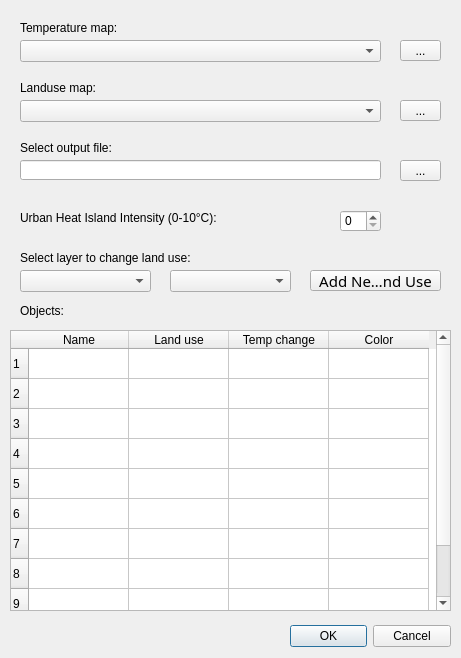
<?xml version="1.0" encoding="UTF-8"?>
<ui version="4.0">
 <class>UHIModelDialogBase</class>
 <widget class="QDialog" name="UHIModelDialogBase">
  <property name="geometry">
   <rect>
    <x>0</x>
    <y>0</y>
    <width>461</width>
    <height>658</height>
   </rect>
  </property>
  <property name="windowTitle">
   <string>uhimodel</string>
  </property>
  <widget class="QDialogButtonBox" name="button_box">
   <property name="geometry">
    <rect>
     <x>290</x>
     <y>620</y>
     <width>161</width>
     <height>32</height>
    </rect>
   </property>
   <property name="styleSheet">
    <string notr="true">font: 11pt &quot;MS Shell Dlg 2&quot;;</string>
   </property>
   <property name="orientation">
    <enum>Qt::Horizontal</enum>
   </property>
   <property name="standardButtons">
    <set>QDialogButtonBox::Cancel|QDialogButtonBox::Ok</set>
   </property>
  </widget>
  <widget class="QComboBox" name="CB_temp">
   <property name="geometry">
    <rect>
     <x>20</x>
     <y>40</y>
     <width>361</width>
     <height>22</height>
    </rect>
   </property>
  </widget>
  <widget class="QComboBox" name="CB_landuse">
   <property name="geometry">
    <rect>
     <x>20</x>
     <y>100</y>
     <width>361</width>
     <height>22</height>
    </rect>
   </property>
  </widget>
  <widget class="QLabel" name="label">
   <property name="geometry">
    <rect>
     <x>20</x>
     <y>20</y>
     <width>141</width>
     <height>16</height>
    </rect>
   </property>
   <property name="styleSheet">
    <string notr="true">font: 11pt &quot;MS Shell Dlg 2&quot;;</string>
   </property>
   <property name="text">
    <string>Temperature map:</string>
   </property>
  </widget>
  <widget class="QLabel" name="label_2">
   <property name="geometry">
    <rect>
     <x>20</x>
     <y>80</y>
     <width>121</width>
     <height>16</height>
    </rect>
   </property>
   <property name="styleSheet">
    <string notr="true">font: 11pt &quot;MS Shell Dlg 2&quot;;</string>
   </property>
   <property name="text">
    <string>Landuse map:</string>
   </property>
  </widget>
  <widget class="QToolButton" name="Confirm_newlanduse">
   <property name="geometry">
    <rect>
     <x>310</x>
     <y>270</y>
     <width>131</width>
     <height>21</height>
    </rect>
   </property>
   <property name="font">
    <font>
     <family>MS  Dlg 2</family>
     <pointsize>11</pointsize>
     <weight>9</weight>
     <italic>false</italic>
     <bold>false</bold>
    </font>
   </property>
   <property name="styleSheet">
    <string notr="true">font: 75 11pt &quot;MS  Dlg 2&quot;;

</string>
   </property>
   <property name="text">
    <string>Add New Land Use</string>
   </property>
  </widget>
  <widget class="QSpinBox" name="SB_UHII">
   <property name="geometry">
    <rect>
     <x>340</x>
     <y>210</y>
     <width>41</width>
     <height>22</height>
    </rect>
   </property>
  </widget>
  <widget class="QLabel" name="label_3">
   <property name="geometry">
    <rect>
     <x>20</x>
     <y>210</y>
     <width>261</width>
     <height>16</height>
    </rect>
   </property>
   <property name="styleSheet">
    <string notr="true">font: 11pt &quot;MS Shell Dlg 2&quot;;</string>
   </property>
   <property name="text">
    <string>Urban Heat Island Intensity (0-10°C): </string>
   </property>
  </widget>
  <widget class="QToolButton" name="TB_temp">
   <property name="geometry">
    <rect>
     <x>400</x>
     <y>40</y>
     <width>41</width>
     <height>21</height>
    </rect>
   </property>
   <property name="text">
    <string>...</string>
   </property>
  </widget>
  <widget class="QToolButton" name="TB_landuse">
   <property name="geometry">
    <rect>
     <x>400</x>
     <y>100</y>
     <width>41</width>
     <height>21</height>
    </rect>
   </property>
   <property name="text">
    <string>...</string>
   </property>
  </widget>
  <widget class="QLabel" name="label_4">
   <property name="geometry">
    <rect>
     <x>20</x>
     <y>140</y>
     <width>201</width>
     <height>16</height>
    </rect>
   </property>
   <property name="styleSheet">
    <string notr="true">font: 11pt &quot;MS Shell Dlg 2&quot;;</string>
   </property>
   <property name="text">
    <string>Select output file:</string>
   </property>
  </widget>
  <widget class="QLineEdit" name="LE_output">
   <property name="geometry">
    <rect>
     <x>20</x>
     <y>160</y>
     <width>361</width>
     <height>20</height>
    </rect>
   </property>
  </widget>
  <widget class="QToolButton" name="TB_output">
   <property name="geometry">
    <rect>
     <x>400</x>
     <y>160</y>
     <width>41</width>
     <height>21</height>
    </rect>
   </property>
   <property name="text">
    <string>...</string>
   </property>
  </widget>
  <widget class="QLabel" name="label_5">
   <property name="geometry">
    <rect>
     <x>20</x>
     <y>300</y>
     <width>181</width>
     <height>21</height>
    </rect>
   </property>
   <property name="styleSheet">
    <string notr="true">font: 11pt &quot;MS Shell Dlg 2&quot;;</string>
   </property>
   <property name="text">
    <string>Objects:</string>
   </property>
  </widget>
  <widget class="QTableWidget" name="TW_objects">
   <property name="geometry">
    <rect>
     <x>10</x>
     <y>330</y>
     <width>441</width>
     <height>281</height>
    </rect>
   </property>
   <property name="rowCount">
    <number>10</number>
   </property>
   <property name="columnCount">
    <number>4</number>
   </property>
   <row/>
   <row/>
   <row/>
   <row/>
   <row/>
   <row/>
   <row/>
   <row/>
   <row/>
   <row/>
   <column>
    <property name="text">
     <string>Name</string>
    </property>
   </column>
   <column>
    <property name="text">
     <string>Land use</string>
    </property>
   </column>
   <column>
    <property name="text">
     <string>Temp change</string>
    </property>
   </column>
   <column>
    <property name="text">
     <string>Color</string>
    </property>
   </column>
  </widget>
  <widget class="QComboBox" name="CB_newlanduselayer">
   <property name="geometry">
    <rect>
     <x>20</x>
     <y>270</y>
     <width>131</width>
     <height>22</height>
    </rect>
   </property>
  </widget>
  <widget class="QLabel" name="label_6">
   <property name="geometry">
    <rect>
     <x>20</x>
     <y>250</y>
     <width>251</width>
     <height>16</height>
    </rect>
   </property>
   <property name="text">
    <string>Select layer to change land use: </string>
   </property>
  </widget>
  <widget class="QComboBox" name="CB_newlanduse">
   <property name="geometry">
    <rect>
     <x>170</x>
     <y>270</y>
     <width>121</width>
     <height>22</height>
    </rect>
   </property>
  </widget>
 </widget>
 <resources/>
 <connections>
  <connection>
   <sender>button_box</sender>
   <signal>accepted()</signal>
   <receiver>UHIModelDialogBase</receiver>
   <slot>accept()</slot>
   <hints>
    <hint type="sourcelabel">
     <x>20</x>
     <y>20</y>
    </hint>
    <hint type="destinationlabel">
     <x>20</x>
     <y>20</y>
    </hint>
   </hints>
  </connection>
  <connection>
   <sender>button_box</sender>
   <signal>rejected()</signal>
   <receiver>UHIModelDialogBase</receiver>
   <slot>reject()</slot>
   <hints>
    <hint type="sourcelabel">
     <x>20</x>
     <y>20</y>
    </hint>
    <hint type="destinationlabel">
     <x>20</x>
     <y>20</y>
    </hint>
   </hints>
  </connection>
  <connection>
   <sender>CB_temp</sender>
   <signal>activated(QString)</signal>
   <receiver>UHIModelDialogBase</receiver>
   <slot>show()</slot>
   <hints>
    <hint type="sourcelabel">
     <x>195</x>
     <y>50</y>
    </hint>
    <hint type="destinationlabel">
     <x>199</x>
     <y>149</y>
    </hint>
   </hints>
  </connection>
 </connections>
</ui>
